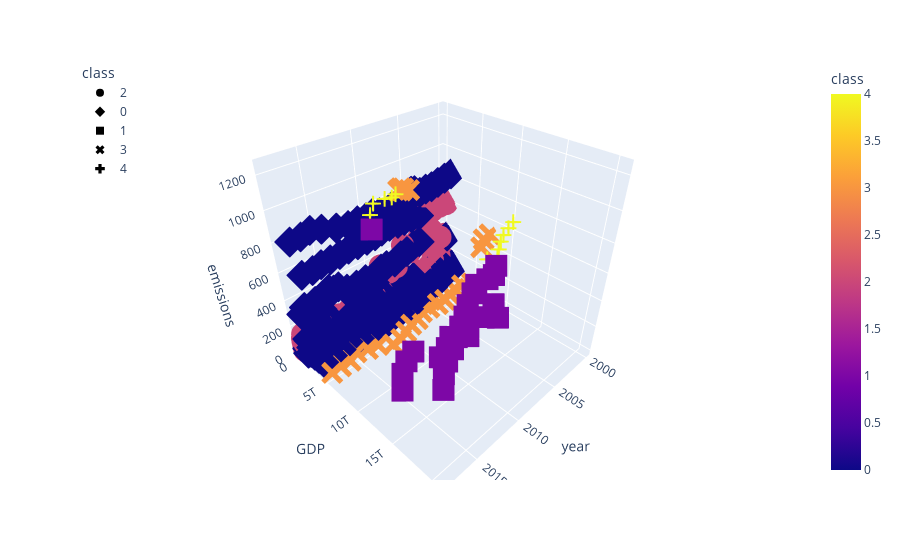

The notebook cell this image was saved under:
### Code cell
# plot with 3 figures
fig = px.scatter_3d(
    merged_data,
    x="year",
    y="GDP",
    z="emissions",
    color="class",
    symbol="class",
)
fig.update_layout(legend=dict(x=0, y=1))
fig.show()

### Figure 1 — Plotly figure (JSON) as saved in the notebook; plotly's stock layout.template omitted (floating-point values rounded to 4 significant figures; data arrays with more than 128 entries replaced by an {"elided": "..."} marker saying what was removed)
{"data": [{"hovertemplate": "class=%{marker.color}<br>year=%{x}<br>GDP=%{y}<br>emissions=%{z}<extra></extra>", "legendgroup": "2", "marker": {"color": {"elided": "3232 int values"}, "coloraxis": "coloraxis", "symbol": "circle"}, "mode": "markers", "name": "2", "scene": "scene", "showlegend": true, "type": "scatter3d", "x": {"elided": "3232 int values"}, "y": {"elided": "3232 float values"}, "z": {"elided": "3232 float values"}}, {"hovertemplate": "class=%{marker.color}<br>year=%{x}<br>GDP=%{y}<br>emissions=%{z}<extra></extra>", "legendgroup": "0", "marker": {"color": {"elided": "253 int values"}, "coloraxis": "coloraxis", "symbol": "diamond"}, "mode": "markers", "name": "0", "scene": "scene", "showlegend": true, "type": "scatter3d", "x": {"elided": "253 int values"}, "y": {"elided": "253 int values"}, "z": {"elided": "253 float values"}}, {"hovertemplate": "class=%{marker.color}<br>year=%{x}<br>GDP=%{y}<br>emissions=%{z}<extra></extra>", "legendgroup": "1", "marker": {"color": [1, 1, 1, 1, 1, 1, 1, 1, 1, 1, 1, 1, 1, 1, 1, 1, 1, 1, 1, 1, 1, 1, 1, 1, 1, 1], "coloraxis": "coloraxis", "symbol": "square"}, "mode": "markers", "name": "1", "scene": "scene", "showlegend": true, "type": "scatter3d", "x": [2018, 2018, 2018, 2017, 2017, 2016, 2016, 2015, 2015, 2014, 2014, 2013, 2013, 2012, 2012, 2011, 2011, 2010, 2010, 2009, 2009, 2008, 2008, 2007, 2007, 2006], "y": [13900000000000, 16000000000000, 20600000000000, 14700000000000, 19500000000000, 13900000000000, 18700000000000, 13500000000000, 18200000000000, 15600000000000, 17500000000000, 15300000000000, 16800000000000, 14600000000000, 16200000000000, 15700000000000, 15500000000000, 14500000000000, 15000000000000, 14700000000000, 14400000000000, 16200000000000, 14700000000000, 14700000000000, 14500000000000, 13800000000000], "z": [1239.0, 396.8, 623.8, 400.8, 615.8, 403.2, 609.9, 408.0, 618.3, 407.6, 621.5, 412.9, 619.0, 419.0, 618.7, 421.7, 628.7, 431.9, 650.4, 435.5, 649.9, 443.9, 660.1, 448.4, 646.6, 653.7]}, {"hovertemplate": "class=%{marker.color}<br>year=%{x}<br>GDP=%{y}<br>emissions=%{z}<extra></extra>", "legendgroup": "3", "marker": {"color": [3, 3, 3, 3, 3, 3, 3, 3, 3, 3, 3, 3, 3, 3, 3, 3, 3, 3, 3, 3, 3, 3, 3, 3, 3, 3, 3], "coloraxis": "coloraxis", "symbol": "x"}, "mode": "markers", "name": "3", "scene": "scene", "showlegend": true, "type": "scatter3d", "x": [2018, 2017, 2016, 2015, 2014, 2013, 2012, 2012, 2011, 2011, 2010, 2010, 2009, 2009, 2008, 2008, 2007, 2006, 2005, 2004, 2003, 2002, 2002, 2001, 2001, 2000, 2000], "y": [5040000000000, 4930000000000, 5000000000000, 4440000000000, 4900000000000, 5210000000000, 8530000000000, 6270000000000, 7550000000000, 6230000000000, 6090000000000, 5760000000000, 5100000000000, 5290000000000, 4590000000000, 5110000000000, 4580000000000, 4600000000000, 4830000000000, 4890000000000, 4520000000000, 8050000000000, 4180000000000, 7390000000000, 4370000000000, 7260000000000, 4970000000000], "z": [21.12, 21.23, 21.45, 21.9, 22.6, 23.14, 1151.0, 23.43, 1106.0, 23.77, 1064.0, 24.93, 1019.0, 25.25, 974.4, 25.74, 26.39, 26.75, 27.13, 27.47, 27.58, 493.0, 28.07, 505.2, 28.88, 511.8, 30.13]}, {"hovertemplate": "class=%{marker.color}<br>year=%{x}<br>GDP=%{y}<br>emissions=%{z}<extra></extra>", "legendgroup": "4", "marker": {"color": [4, 4, 4, 4, 4, 4, 4, 4, 4, 4, 4, 4, 4, 4, 4], "coloraxis": "coloraxis", "symbol": "cross"}, "mode": "markers", "name": "4", "scene": "scene", "showlegend": true, "type": "scatter3d", "x": [2017, 2016, 2015, 2014, 2013, 2006, 2005, 2005, 2004, 2004, 2003, 2003, 2002, 2001, 2000], "y": [12300000000000, 11200000000000, 11100000000000, 10500000000000, 9570000000000, 12700000000000, 11900000000000, 13000000000000, 11400000000000, 12200000000000, 9910000000000, 11500000000000, 10900000000000, 10600000000000, 10300000000000], "z": [1239.0, 1242.0, 1238.0, 1207.0, 1178.0, 454.5, 463.3, 652.8, 472.8, 655.2, 486.2, 660.0, 660.5, 672.7, 680.8]}], "layout": {"coloraxis": {"colorbar": {"title": {"text": "class"}}, "colorscale": [[0, "#0d0887"], [0.1111, "#46039f"], [0.2222, "#7201a8"], [0.3333, "#9c179e"], [0.4444, "#bd3786"], [0.5556, "#d8576b"], [0.6667, "#ed7953"], [0.7778, "#fb9f3a"], [0.8889, "#fdca26"], [1, "#f0f921"]]}, "legend": {"title": {"text": "class"}, "tracegroupgap": 0, "x": 0, "y": 1}, "margin": {"t": 60}, "scene": {"domain": {"x": [0, 1], "y": [0, 1]}, "xaxis": {"title": {"text": "year"}}, "yaxis": {"title": {"text": "GDP"}}, "zaxis": {"title": {"text": "emissions"}}}}}
